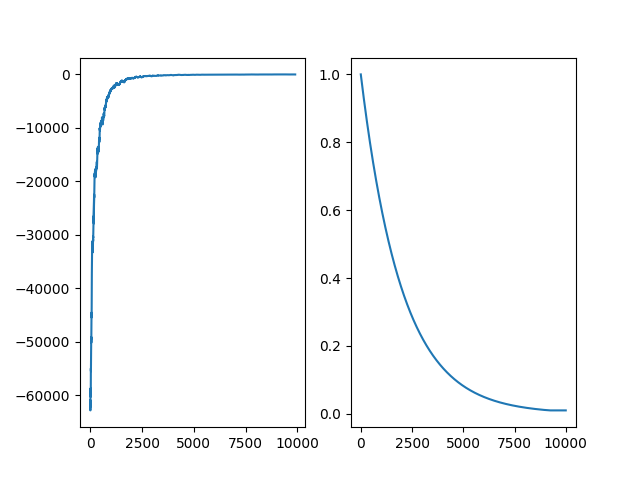

Recreate this plot in Python.
import gymnasium as gym
import numpy as np
import os
import matplotlib.pyplot as plt
import pickle

current_dir = os.path.dirname(os.path.abspath(__file__))


def print_q_table(q_table):
    print()
    for observation in range(len(q_table)):
        print(
            f"{observation}, {",".join([f"{num:0.2f}" for num in q_table[observation]])}"
        )


def train(num_episodes, is_slippery):
    env = gym.make("CliffWalking-v1", is_slippery=is_slippery)
    learning_rate = 0.1
    discount_factor = 0.9
    epsilon = 1.0
    epsilon_decay = 0.9995
    min_epsilon = 0.01
    q_table = np.zeros((env.observation_space.n, env.action_space.n))

    def choose_action(state):
        if np.random.random() < epsilon:
            return env.action_space.sample()
        else:
            return np.argmax(q_table[state, :])

    reward_history = []
    epsilon_history = []

    for episode in range(num_episodes):
        if episode % 100 == 0:
            print(f"On episode {episode}")

        state = env.reset()[0]
        terminated = False
        truncated = False
        reward_sum = 0

        while not terminated and not truncated:
            action = choose_action(state)
            new_state, reward, terminated, truncated, _ = env.step(action)

            old_value = q_table[state, action]
            new_max = np.max(q_table[new_state, :])
            q_table[state, action] = (1 - learning_rate) * old_value + learning_rate * (
                reward + discount_factor * new_max
            )
            state = new_state
            reward_sum += reward

        reward_history.append(reward_sum)
        epsilon_history.append(epsilon)

        epsilon = max(min_epsilon, epsilon * epsilon_decay)

    env.close()

    sum_rewards = np.zeros(num_episodes - 100)
    for t in range(num_episodes - 100):
        sum_rewards[t] = np.sum(reward_history[t : t + 100]) / 100

    plt.subplot(121)
    plt.plot(sum_rewards)

    plt.subplot(122)
    plt.plot(epsilon_history)

    plt.savefig(os.path.join(current_dir, "cliff_walking_q.png"))

    with open(os.path.join(current_dir, "cliff_walking_q.pkl"), "wb") as f:
        pickle.dump(q_table, f)


def test(num_episodes, is_slippery):
    env = gym.make("CliffWalking-v1", render_mode="human", is_slippery=is_slippery)

    with open(os.path.join(current_dir, "cliff_walking_q.pkl"), "rb") as f:
        q_table = pickle.load(f)

    print_q_table(q_table)

    def choose_action(state):
        return np.argmax(q_table[state, :])

    for episode in range(num_episodes):
        state = env.reset()[0]
        terminated = False
        truncated = False

        while not terminated and not truncated:
            action = choose_action(state)
            new_state, reward, terminated, truncated, _ = env.step(action)
            state = new_state

    env.close()


is_slippery = True
# train(10000, is_slippery)
test(10, is_slippery)
